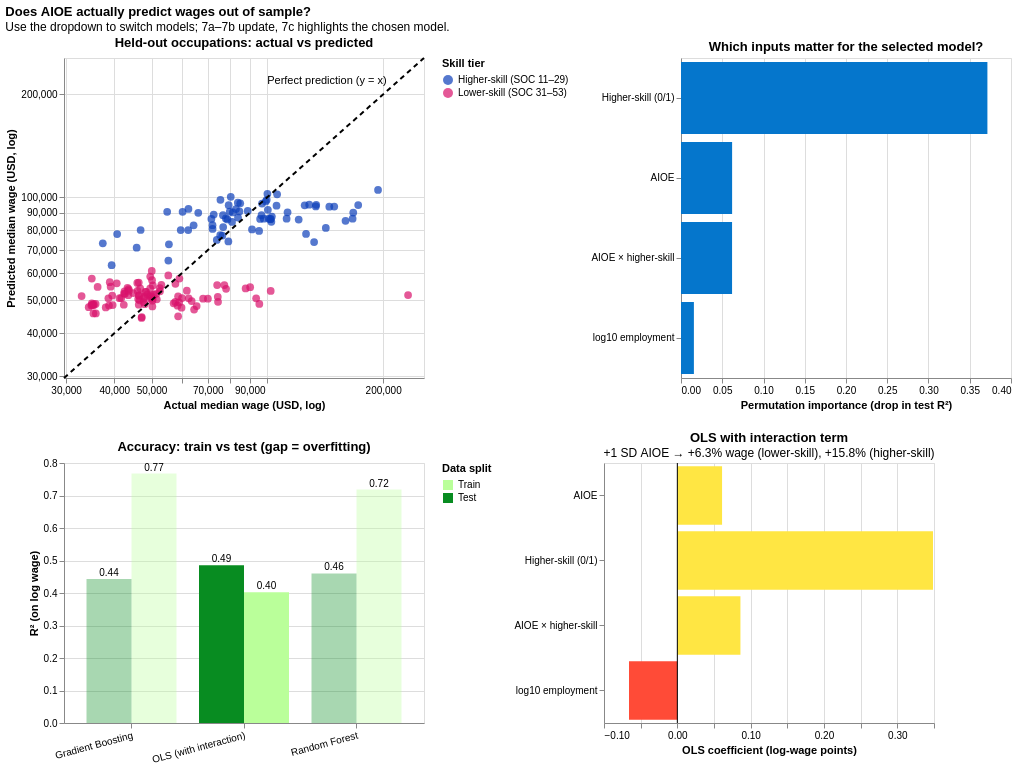

The cell this chart's notebook holds for it:
### Markdown cell above
### Visual 7 — Does AIOE predict wages for jobs the models haven't seen?
All three models are trained on 75% of occupations and tested on the other 25%.
- **OLS with interaction:** a straight-line model where exposure can affect pay differently by skill tier. Easy to interpret.
- **Random Forest:** 300 decision trees averaged together. Can find curves and thresholds.
- **Gradient Boosting:** 300 small trees built one after another, each fixing the last one's mistakes.

**How to use it:** use the dropdown to switch models. The top-left panel shows predicted vs actual pay (closer to the dashed line = better).

### Code cell
FEATURES = ['AIOE', 'high_skill', 'AIOE_x_skill', 'log_emp']
FEATURE_LABELS = {'AIOE': 'AIOE', 'high_skill': 'Higher-skill (0/1)',
                  'AIOE_x_skill': 'AIOE × higher-skill', 'log_emp': 'log10 employment'}

X, y = df[FEATURES], df['log_wage']
X_train, X_test, y_train, y_test = train_test_split(X, y, test_size=0.25, random_state=42)

models = {
    'OLS (with interaction)': LinearRegression(),
    'Random Forest': RandomForestRegressor(n_estimators=300, min_samples_leaf=3, random_state=42),
    'Gradient Boosting': GradientBoostingRegressor(n_estimators=300, learning_rate=0.05,
                                                   max_depth=3, random_state=42),
}

metric_rows, imp_rows, pred_frames = [], [], []
for name, mdl in models.items():
    mdl.fit(X_train, y_train)
    p_tr, p_te = mdl.predict(X_train), mdl.predict(X_test)
    for split, yt, yp in (('Train', y_train, p_tr), ('Test', y_test, p_te)):
        metric_rows.append({'model': name, 'split': split, 'r2': r2_score(yt, yp),
                            'rmse': float(np.sqrt(mean_squared_error(yt, yp)))})
    pi = permutation_importance(mdl, X_test, y_test, n_repeats=20, random_state=42, scoring='r2')
    for f, m in zip(FEATURES, pi.importances_mean):
        imp_rows.append({'model': name, 'feature': FEATURE_LABELS[f], 'importance': m})
    frame = df.loc[X_test.index, ['occupation', 'skill_tier', 'AIOE']].copy()
    frame['model'] = name
    frame['actual'] = np.exp(y_test.values)
    frame['predicted'] = np.exp(p_te)
    pred_frames.append(frame)

metrics_df, imp_df, pred_df = pd.DataFrame(metric_rows), pd.DataFrame(imp_rows), pd.concat(pred_frames)
print(metrics_df.round(3))

ols = models['OLS (with interaction)']
coef = dict(zip(FEATURES, ols.coef_))
coef_df = pd.DataFrame({'feature': [FEATURE_LABELS[f] for f in FEATURES], 'coef': ols.coef_})
pct_lo = (np.exp(coef['AIOE']) - 1) * 100
pct_hi = (np.exp(coef['AIOE'] + coef['AIOE_x_skill']) - 1) * 100

model_names = list(models)
model_select = alt.selection_point(
    fields=['model'], bind=alt.binding_select(options=model_names, name='Model: '),
    value=[{'model': model_names[0]}])

lo_, hi_ = pred_df[['actual', 'predicted']].min().min() * 0.9, pred_df[['actual', 'predicted']].max().max() * 1.1
log_scale = alt.Scale(type='log', domain=[lo_, hi_])

pts = (alt.Chart(pred_df).transform_filter(model_select).mark_circle(size=60, opacity=0.7).encode(
    x=alt.X('actual:Q', scale=log_scale, title='Actual median wage (USD, log)'),
    y=alt.Y('predicted:Q', scale=log_scale, title='Predicted median wage (USD, log)'),
    color=tier_color(True),
    tooltip=[alt.Tooltip('occupation:N', title='Occupation'),
             alt.Tooltip('AIOE:Q', format='.2f'),
             alt.Tooltip('actual:Q', title='Actual', format='$,.0f'),
             alt.Tooltip('predicted:Q', title='Predicted', format='$,.0f')],
).add_params(model_select))
diag_df = pd.DataFrame({'x': [lo_, hi_], 'y': [lo_, hi_]})
diag = alt.Chart(diag_df).mark_line(strokeDash=[5, 4], color='black').encode(
    x=alt.X('x:Q', scale=log_scale), y=alt.Y('y:Q', scale=log_scale))
diag_lbl = (alt.Chart(pd.DataFrame({'x': [hi_ * 0.8], 'y': [hi_ * 0.8], 'label': ['Perfect prediction (y = x)']}))
            .mark_text(align='right', dy=-10, fontSize=11)
            .encode(x=alt.X('x:Q', scale=log_scale), y=alt.Y('y:Q', scale=log_scale), text='label:N'))
scatter7 = alt.layer(pts, diag, diag_lbl).properties(width=360, height=320,
                                                     title='Held-out occupations: actual vs predicted')

importance = (alt.Chart(imp_df).transform_filter(model_select).mark_bar(color="#0576cc").encode(
    x=alt.X('importance:Q', title='Permutation importance (drop in test R²)'),
    y=alt.Y('feature:N', sort='-x', title=None, axis=alt.Axis(labelLimit=200)),
    tooltip=[alt.Tooltip('feature:N', title='Feature'),
             alt.Tooltip('importance:Q', title='Importance', format='.3f')],
).properties(width=330, height=320, title='Which inputs matter for the selected model?'))

r2_bars = (alt.Chart(metrics_df).mark_bar().encode(
    x=alt.X('model:N', title=None, axis=alt.Axis(labelAngle=-15, labelLimit=150)),
    xOffset='split:N',
    y=alt.Y('r2:Q', title='R² (on log wage)'),
    color=alt.Color('split:N', scale=alt.Scale(domain=['Train', 'Test'], range=["#baff9a", "#088c21"]),
                    title='Data split'),
    opacity=alt.condition(model_select, alt.value(1), alt.value(0.35)),
    tooltip=[alt.Tooltip('model:N', title='Model'), alt.Tooltip('split:N', title='Split'),
             alt.Tooltip('r2:Q', title='R²', format='.3f'), alt.Tooltip('rmse:Q', title='RMSE (log)', format='.3f')]))
r2_text = (r2_bars.mark_text(dy=-6, fontSize=10)
           .encode(text=alt.Text('r2:Q', format='.2f'), color=alt.value('black'), opacity=alt.value(1)))
r2_chart = (r2_bars + r2_text).properties(width=360, height=260,
                                          title='Accuracy: train vs test (gap = overfitting)')

coef_bars = (alt.Chart(coef_df).mark_bar().encode(
    y=alt.Y('feature:N', sort=None, title=None, axis=alt.Axis(labelLimit=200)),
    x=alt.X('coef:Q', title='OLS coefficient (log-wage points)'),
    color=alt.condition(alt.datum.coef > 0, alt.value("#ffe643"), alt.value("#ff4b37")),
    tooltip=[alt.Tooltip('feature:N', title='Feature'), alt.Tooltip('coef:Q', title='Coefficient', format='.3f')]))
coef_zero = alt.Chart(pd.DataFrame({'x': [0]})).mark_rule(color='black').encode(x='x:Q')
coef_chart = (coef_bars + coef_zero).properties(
    width=330, height=260,
    title=alt.TitleParams('OLS with interaction term',
                          subtitle=[f'+1 SD AIOE → {pct_lo:+.1f}% wage (lower-skill), {pct_hi:+.1f}% (higher-skill)']))

row1 = alt.hconcat(scatter7, importance).resolve_scale(color='independent')
row2 = alt.hconcat(r2_chart, coef_chart).resolve_scale(color='independent')
visual7 = alt.vconcat(row1, row2).resolve_scale(color='independent').properties(
    title=alt.TitleParams('Does AIOE actually predict wages out of sample?',
                          subtitle=['Use the dropdown to switch models; 7a–7b update, 7c highlights the chosen model.']))
visual7

### Figure 1 — Vega-Lite specification as saved in the notebook (floating-point values rounded to 4 significant figures; data arrays with more than 128 entries replaced by an {"elided": "..."} marker saying what was removed)
{"config": {"view": {"continuousWidth": 300, "continuousHeight": 300}}, "vconcat": [{"hconcat": [{"layer": [{"data": {"name": "data-22475e38ec46646aed184d47a086996d"}, "mark": {"type": "circle", "opacity": 0.7, "size": 60}, "encoding": {"color": {"field": "skill_tier", "legend": {"title": "Skill tier"}, "scale": {"domain": ["Higher-skill (SOC 11–29)", "Lower-skill (SOC 31–53)"], "range": ["#0d3eb9", "#d9116bff"]}, "type": "nominal"}, "tooltip": [{"field": "occupation", "title": "Occupation", "type": "nominal"}, {"field": "AIOE", "format": ".2f", "type": "quantitative"}, {"field": "actual", "format": "$,.0f", "title": "Actual", "type": "quantitative"}, {"field": "predicted", "format": "$,.0f", "title": "Predicted", "type": "quantitative"}], "x": {"field": "actual", "scale": {"domain": [29620.0, 255400.0], "type": "log"}, "title": "Actual median wage (USD, log)", "type": "quantitative"}, "y": {"field": "predicted", "scale": {"domain": [29620.0, 255400.0], "type": "log"}, "title": "Predicted median wage (USD, log)", "type": "quantitative"}}, "name": "view_a365b23784e9c7f2_0", "transform": [{"filter": {"param": "param_845e986c3c033808"}}]}, {"data": {"name": "data-7807cc8bd4225f308b05ba12e5bc92b6"}, "mark": {"type": "line", "color": "black", "strokeDash": [5, 4]}, "encoding": {"x": {"field": "x", "scale": {"domain": [29620.0, 255400.0], "type": "log"}, "type": "quantitative"}, "y": {"field": "y", "scale": {"domain": [29620.0, 255400.0], "type": "log"}, "type": "quantitative"}}}, {"data": {"name": "data-a2967e24da6f5cac0bcfb442aec8624d"}, "mark": {"type": "text", "align": "right", "dy": -10, "fontSize": 11}, "encoding": {"text": {"field": "label", "type": "nominal"}, "x": {"field": "x", "scale": {"domain": [29620.0, 255400.0], "type": "log"}, "type": "quantitative"}, "y": {"field": "y", "scale": {"domain": [29620.0, 255400.0], "type": "log"}, "type": "quantitative"}}}], "height": 320, "title": "Held-out occupations: actual vs predicted", "width": 360}, {"data": {"name": "data-fe332204c6b5078ba463bf687630c713"}, "mark": {"type": "bar", "color": "#0576cc"}, "encoding": {"tooltip": [{"field": "feature", "title": "Feature", "type": "nominal"}, {"field": "importance", "format": ".3f", "title": "Importance", "type": "quantitative"}], "x": {"field": "importance", "title": "Permutation importance (drop in test R²)", "type": "quantitative"}, "y": {"axis": {"labelLimit": 200}, "field": "feature", "sort": "-x", "title": null, "type": "nominal"}}, "height": 320, "title": "Which inputs matter for the selected model?", "transform": [{"filter": {"param": "param_845e986c3c033808"}}], "width": 330}], "resolve": {"scale": {"color": "independent"}}}, {"hconcat": [{"layer": [{"mark": {"type": "bar"}, "encoding": {"color": {"field": "split", "scale": {"domain": ["Train", "Test"], "range": ["#baff9a", "#088c21"]}, "title": "Data split", "type": "nominal"}, "opacity": {"condition": {"param": "param_845e986c3c033808", "value": 1}, "value": 0.35}, "tooltip": [{"field": "model", "title": "Model", "type": "nominal"}, {"field": "split", "title": "Split", "type": "nominal"}, {"field": "r2", "format": ".3f", "title": "R²", "type": "quantitative"}, {"field": "rmse", "format": ".3f", "title": "RMSE (log)", "type": "quantitative"}], "x": {"axis": {"labelAngle": -15, "labelLimit": 150}, "field": "model", "title": null, "type": "nominal"}, "xOffset": {"field": "split", "type": "nominal"}, "y": {"field": "r2", "title": "R² (on log wage)", "type": "quantitative"}}}, {"mark": {"type": "text", "dy": -6, "fontSize": 10}, "encoding": {"color": {"value": "black"}, "opacity": {"value": 1}, "text": {"field": "r2", "format": ".2f", "type": "quantitative"}, "tooltip": [{"field": "model", "title": "Model", "type": "nominal"}, {"field": "split", "title": "Split", "type": "nominal"}, {"field": "r2", "format": ".3f", "title": "R²", "type": "quantitative"}, {"field": "rmse", "format": ".3f", "title": "RMSE (log)", "type": "quantitative"}], "x": {"axis": {"labelAngle": -15, "labelLimit": 150}, "field": "model", "title": null, "type": "nominal"}, "xOffset": {"field": "split", "type": "nominal"}, "y": {"field": "r2", "title": "R² (on log wage)", "type": "quantitative"}}}], "data": {"name": "data-2ac886f17b9195b0d0a03581f5fff8f5"}, "height": 260, "title": "Accuracy: train vs test (gap = overfitting)", "width": 360}, {"layer": [{"data": {"name": "data-488676a34fea7dbbd6d2a777d281b181"}, "mark": {"type": "bar"}, "encoding": {"color": {"condition": {"test": "(datum.coef > 0)", "value": "#ffe643"}, "value": "#ff4b37"}, "tooltip": [{"field": "feature", "title": "Feature", "type": "nominal"}, {"field": "coef", "format": ".3f", "title": "Coefficient", "type": "quantitative"}], "x": {"field": "coef", "title": "OLS coefficient (log-wage points)", "type": "quantitative"}, "y": {"axis": {"labelLimit": 200}, "field": "feature", "sort": null, "title": null, "type": "nominal"}}}, {"data": {"name": "data-d285a7403ed98ae579761d64a864032b"}, "mark": {"type": "rule", "color": "black"}, "encoding": {"x": {"field": "x", "type": "quantitative"}}}], "height": 260, "title": {"text": "OLS with interaction term", "subtitle": ["+1 SD AIOE → +6.3% wage (lower-skill), +15.8% (higher-skill)"]}, "width": 330}], "resolve": {"scale": {"color": "independent"}}}], "params": [{"name": "param_845e986c3c033808", "select": {"type": "point", "fields": ["model"]}, "bind": {"input": "select", "options": ["OLS (with interaction)", "Random Forest", "Gradient Boosting"], "name": "Model: "}, "value": [{"model": "OLS (with interaction)"}], "views": ["view_a365b23784e9c7f2_0"]}], "resolve": {"scale": {"color": "independent"}}, "title": {"text": "Does AIOE actually predict wages out of sample?", "subtitle": ["Use the dropdown to switch models; 7a–7b update, 7c highlights the chosen model."]}, "$schema": "https://vega.github.io/schema/vega-lite/v6.4.1.json", "datasets": {"data-22475e38ec46646aed184d47a086996d": {"elided": "504 records"}, "data-7807cc8bd4225f308b05ba12e5bc92b6": [{"x": 29620.0, "y": 29620.0}, {"x": 255400.0, "y": 255400.0}], "data-a2967e24da6f5cac0bcfb442aec8624d": [{"x": 204300.0, "y": 204300.0, "label": "Perfect prediction (y = x)"}], "data-fe332204c6b5078ba463bf687630c713": [{"model": "OLS (with interaction)", "feature": "AIOE", "importance": 0.06195}, {"model": "OLS (with interaction)", "feature": "Higher-skill (0/1)", "importance": 0.3714}, {"model": "OLS (with interaction)", "feature": "AIOE × higher-skill", "importance": 0.06189}, {"model": "OLS (with interaction)", "feature": "log10 employment", "importance": 0.01563}, {"model": "Random Forest", "feature": "AIOE", "importance": 0.05056}, {"model": "Random Forest", "feature": "Higher-skill (0/1)", "importance": 0.3233}, {"model": "Random Forest", "feature": "AIOE × higher-skill", "importance": 0.09719}, {"model": "Random Forest", "feature": "log10 employment", "importance": 0.04267}, {"model": "Gradient Boosting", "feature": "AIOE", "importance": 0.09895}, {"model": "Gradient Boosting", "feature": "Higher-skill (0/1)", "importance": 0.2507}, {"model": "Gradient Boosting", "feature": "AIOE × higher-skill", "importance": 0.4258}, {"model": "Gradient Boosting", "feature": "log10 employment", "importance": 0.06446}], "data-2ac886f17b9195b0d0a03581f5fff8f5": [{"model": "OLS (with interaction)", "split": "Train", "r2": 0.4021, "rmse": 0.3114}, {"model": "OLS (with interaction)", "split": "Test", "r2": 0.4853, "rmse": 0.3022}, {"model": "Random Forest", "split": "Train", "r2": 0.7184, "rmse": 0.2137}, {"model": "Random Forest", "split": "Test", "r2": 0.4601, "rmse": 0.3095}, {"model": "Gradient Boosting", "split": "Train", "r2": 0.7676, "rmse": 0.1941}, {"model": "Gradient Boosting", "split": "Test", "r2": 0.4431, "rmse": 0.3143}], "data-488676a34fea7dbbd6d2a777d281b181": [{"feature": "AIOE", "coef": 0.061}, {"feature": "Higher-skill (0/1)", "coef": 0.3486}, {"feature": "AIOE × higher-skill", "coef": 0.08604}, {"feature": "log10 employment", "coef": -0.0659}], "data-d285a7403ed98ae579761d64a864032b": [{"x": 0}]}}
